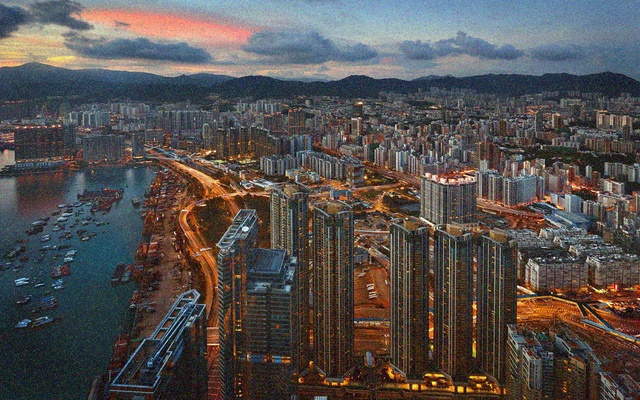
#> input picture 3.3_pr2/город_бол_изм.jpg, 640 x 400 px, shrunk from 2560 x 1600 before the run, given in place of RGGB.png, which was not available
$ jupyter execute --allow-errors pr5.ipynb
#> lines starting #> are read from the running program, lines starting #| are printed output that depends on the picture; pictures that were not available may be replaced by others from this repository, and a replacement may not be noted
[cell 1]
import random
from PIL import Image, ImageDraw
import math
import numpy as np
import matplotlib.pyplot as plt
import cv2
from skimage import io
from sklearn import preprocessing
from skimage.exposure import histogram

im1 = io.imread("RGGB.png")
#> im1 is the input picture: shape (400, 640, 3); mean R, G, B 85.6, 80.6, 79.3
im2 = io.imread("RGGB2.png")
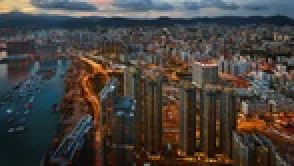
#> input picture 3.3_pr2/город_мал.jpg, 147 x 83 px, shrunk from 589 x 333 before the run, given in place of RGGB2.png, which was not available (shown 2 times larger)
#> im2 is the input picture: shape (83, 147, 3); mean R, G, B 71.1, 65.1, 60.5
im3 = io.imread("BGGR.png")
#> (the rest of this cell did not finish here and is left out)

[cell 2]
fig, axes = plt.subplots(1,5)
fig.set_figwidth(25)
fig.set_figheight(10)

#> (the rest of this cell did not finish here and is left out)

[cell 3]
fig, axes = plt.subplots(1,5)
fig.set_figwidth(25)
fig.set_figheight(10)

#> (the rest of this cell did not finish here and is left out)

[cell 4]
def to_RGGB(arr):
    return [arr[0], (int(arr[1]) + int(arr[2]))//2, arr[3]]

def to_BGGR(arr):
    return [arr[3], (int(arr[1]) + int(arr[2]))//2, arr[0]]

def to_GBRG(arr):
    return [arr[2], (int(arr[0]) + int(arr[3]))//2, arr[1]]

def to_GRBG(arr):
    return [arr[1], (int(arr[0]) + int(arr[3]))//2, arr[2]]

def superPixel(img, mode):
#> called with mode = 'RGGB'
    out = np.ones((len(img) // 2, len(img[0]) // 2, 3))
#> out: shape (200, 320, 3) float64; every value is 1
    m = 0
    n = 0
    for i in range(0, len(img), 2):
        n = 0
        for j in range(0, len(img[i]), 2):
            if i + 2 >= len(img) or j + 2 >= len(img[i]): break
            else:
                if mode == "RGGB":
                    out[m][n] = to_RGGB(img[i:i+2, j:j+2].reshape(-1, 4)[0])
                elif mode == "BGGR":
                    out[m][n] = to_BGGR(img[i:i+2, j:j+2].reshape(-1, 4)[0])
                elif mode == "GBRG":
                    out[m][n] = to_GBRG(img[i:i+2, j:j+2].reshape(-1, 4)[0])
                elif mode == "GRBG":
                    out[m][n] = to_GRBG(img[i:i+2, j:j+2].reshape(-1, 4)[0])
                else:
                    print("Указан неверный режим работы.")
                    return 0
            n += 1
        m += 1
#> this loop made 200 passes
#> i on passes 3 to 5: 4, 6, 8
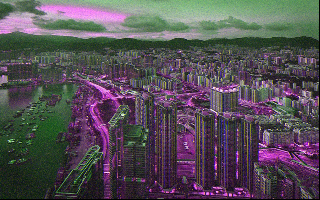
#> out: shape (200, 320, 3) float64; mean R, G, B 85.2, 79.4, 85.2
#> after the loop, m = 200

    return np.int16(out)

[cell 5]
im1Pix = superPixel(im1, "RGGB")
im2Pix = superPixel(im2, "RGGB")
#> call 2 of superPixel, with mode = 'RGGB'
#> in superPixel (call 2), `out = np.ones((len(img) // 2, len(img[0]) // 2, 3))`: out: shape (41, 73, 3) float64; every value is 1
#> the loop in superPixel (call 2), `for i in range(0, len(img), 2):` made 42 passes
#> i on passes 3 to 14: 4, 6, 8, 10, 12, 14, 16, 18, 20, 22, 24, 26
#> after the loop in superPixel (call 2), `for i in range(0, len(img), 2):`:
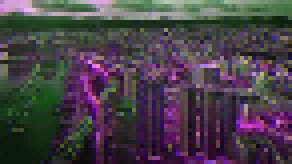
#> out: shape (41, 73, 3) float64 (shown 4 times larger); mean R, G, B 72.2, 64, 72.2
#> after the loop in superPixel (call 2), `for i in range(0, len(img), 2):`: m = 42
im3Pix = superPixel(im3, "BGGR")
#> call 3 of superPixel, with mode = 'BGGR'
#> the loop in superPixel (call 3), `for i in range(0, len(img), 2):` made 42 passes
#> after the loop in superPixel (call 3), `for i in range(0, len(img), 2):`:
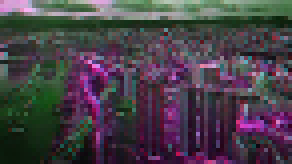
#> out: shape (41, 73, 3) float64 (shown 4 times larger); mean R, G, B 72.2, 64, 72.2
#> (the rest of this cell did not finish here and is left out)

[cell 6]
def imPad(image):
    extra_col_left = [el[1] for el in [i for i in image]]
#> extra_col_left = 400 items, first 6: [128, 135, 151], [122, 131, 146], [128, 141, 157], [111, 129, 141], [89, 112, 120], [67, 89, 102]
    image = np.c_[extra_col_left, image]
    image = np.r_[image[1].reshape(1, -1), image]

    extra_col_right = [el[-2] for el in [i for i in image]]
    image = np.c_[image, extra_col_right]
    image = np.r_[image, image[-2].reshape(1, -1)]

    image[0][0] = image[2][2]
    image[0][-1] = image[2][-3]
    image[-1][-1] = image[-3][-3]
    image[-1][0] = image[-3][2]

    return image


# [127 lines left out: functions R_, G_first, G_second, B_, bilinear_interpolation, not called in this run]
